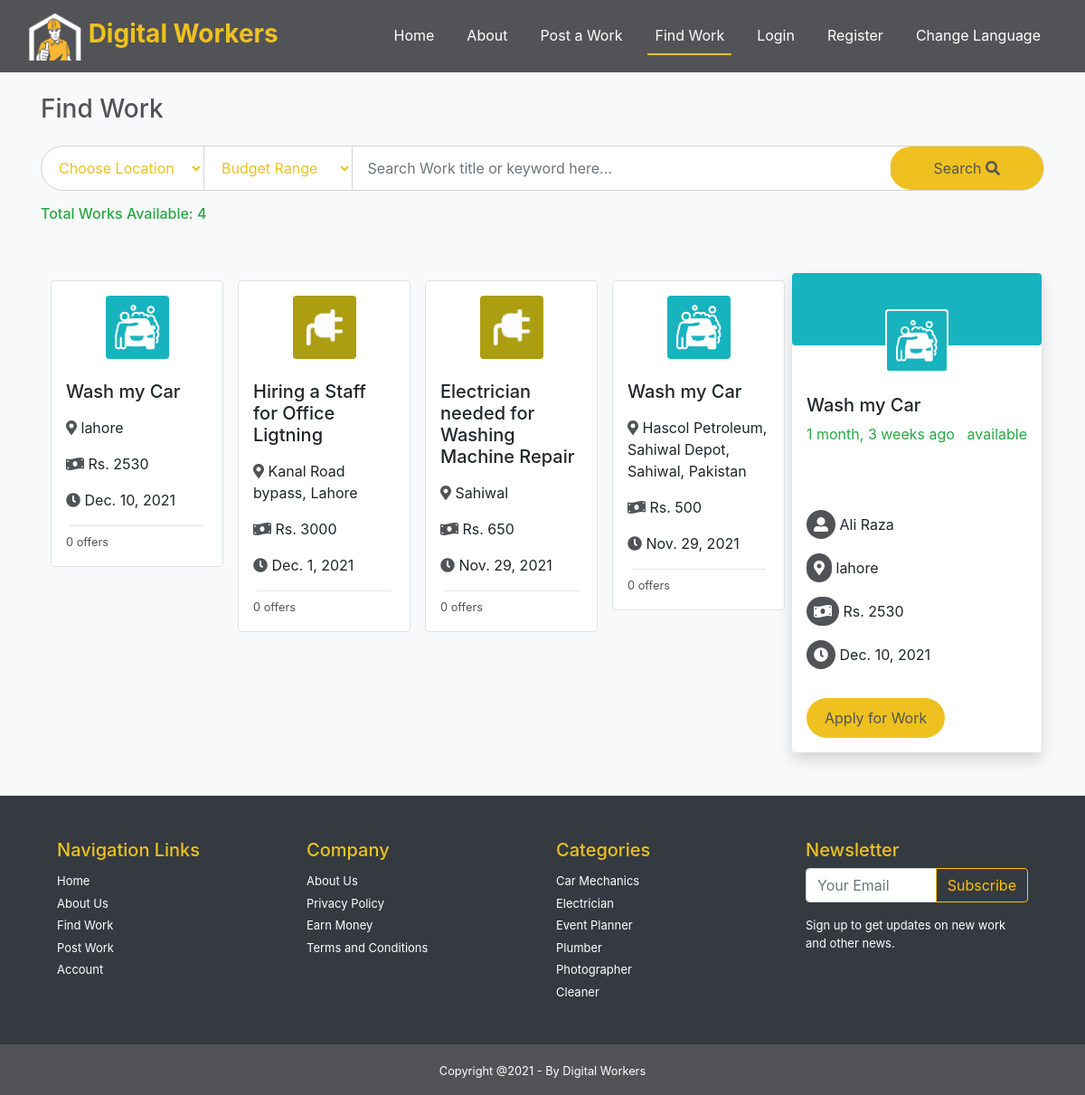
Screenshot of /find-work with the database file from the repository.
### Buyer/models.py (models this page shows, shortened)
class Work(models.Model):
    id = models.BigAutoField(primary_key=True)
    title = models.CharField(max_length=120, null=False)
    budget = models.IntegerField( null=True)
    deadline = models.DateTimeField( null=True)
    location = models.CharField(max_length=120, null=True)
    description = models.TextField( null=True)
    service = models.ForeignKey(Service, on_delete=models.CASCADE, null=True)
    posted_by=models.ForeignKey(settings.AUTH_USER_MODEL, on_delete=models.CASCADE, null=True)
    posted_at=models.DateTimeField(auto_now_add=True)
    status=models.CharField(max_length=60, null=True, default='available')

### Home/models.py (models this page shows, shortened)
class Service(models.Model):
    id = models.BigAutoField(primary_key=True)
    name = models.CharField( max_length=120, null=False, unique=True)
    image = models.ImageField(null=True, upload_to="icons/")
    is_active = models.BooleanField(default=True)
    created_at = models.DateTimeField(auto_now_add=True)

class User(AbstractBaseUser):
    id = models.BigAutoField(primary_key=True)
    name = models.CharField(max_length=30, blank=True)
    email = models.EmailField(max_length=60, unique=True, blank=False)
    date_joined =models.DateTimeField(auto_now_add=True)
    last_login =models.DateTimeField(auto_now=True,blank=True)
    is_admin = BooleanField(default=False)
    is_active = BooleanField(default=True)
    is_staff = BooleanField(default=False)
    is_superuser = BooleanField(default=False)
    role = models.CharField(max_length=30, default='User', blank=True)
    USERNAME_FIELD = 'email'
    REQUIRED_FIELDS= [ 'name','role']
    objects  = MyUserManager()

### Home/views.py (the view, shortened to what this page needs)
# urls.py: path('find-work', views.find_work, name="find_work"),
def find_work(request):
    work_list=Work.objects.filter(status="available").annotate(offer_count=Count('offer')).order_by('-posted_at')
    page = request.GET.get('page', 1)
    paginator = Paginator(work_list, 8)
    try:
        works = paginator.page(page)
    except PageNotAnInteger:
        works = paginator.page(1)
    except EmptyPage:
        works = paginator.page(paginator.num_pages)
    if request.user.is_authenticated:
        offers=Offer.objects.filter(offer_by=request.user).values_list('work_id', flat=True)
    else:
        offers=Offer.objects.filter(offer_by=0).values_list('work_id', flat=True)
    context={
        "works":works,
        "work_offers":offers
    }
    return render(request,"find_work.html",context)

### templates/find_work.html (shortened to what this page needs)
{% extends 'layout.html' %}
{% block find_work %}active{% endblock find_work %}
{% load static %}
{% block body %}
<body class="bg-light">
  <div class="container ">
    <section class="works">
      <h3 class="text-gray  my-4">Find Work </h3>
        <form action="search" method="get">
        <div class="input-group mb-3 search-bg">
            <div class="input-group-append">
                <select name="location" required  class="text-yellow px-3 search-select" >
                    <option value="">Choose Location</option>
                </select>
            </div>
            <div class="input-group-append">
                <select name="budget" value="{{request.GET.budget}}" required class="text-yellow px-3 search-select" >
                    <option value="">Budget Range</option>
                </select>
            </div>
            <input type="text"name="query" value="{{request.GET.query}}"class="form-control search-input py-4" required placeholder=" Search Work title or keyword here..." aria-label="Recipient's username" aria-describedby="basic-addon2">
            <div class="input-group-append">
            <button class="btn-yellow px-5 search-btn" type="submit">Search <i class="fas fa-search"></i></button></form>
            </div>
                {% if works %}
                    <h6 class="text-success">Total Works Available: {{works|length}}</h6>
                {% else %}
                    <h6 class="text-danger ">Results not found <a href="{% url 'find_work' %}">Show all</a></h6>
                {% endif %}
    </section><br> <br>
        <div class="row mx-5">
            <div class="col-md-9">
                <div class="row">
                    {% for work in works %}
                    <div class="col-lg-4 col-xl-3 col-md-6 p-2 ">
                        <div class="work-box p-3  bg-white rounded border" id="work-box" onclick="detailbox('{{work.id}}')" >
                        <img src="../media/{{work.service.image}}" class="bg-{{work.service.name}} p-2 rounded mx-auto d-block" width="70" alt="work_icon" srcset="">
                        <h5 class="mt-4">{{work.title}}</h5>
                        <div class="inner-box text-small mt-3">
                            <p ><i class="fas fa-map-marker-alt text-gray"></i> {{work.location}}</p>
                            <p><i class="fas fa-money-bill-wave text-gray"></i> Rs. {{work.budget}}</p>
                            <p><i class="fas fa-clock text-gray"></i> {{work.deadline.date}}</p> <hr class="p-0 m-1">
                            <small class="text-gray">{{work.offer_count}} offers</small>
                        </div>
                        </div>
                    </div>{% endfor %}
                </div>
            </div>
            {% if works.0 %}
            <div class=" col-md-3 detail-box bg-white rounded shadow p-0" id="detailbox">
                    <img src="../media/{{works.0.service.image}}" class="bg-{{works.0.service.name}} p-2 rounded mx-auto d-block" style="border: 2px solid white; margin-top:-40px" width="70" alt="work_icon" srcset="">
                    <h5 class="mt-4 pl-3" >{{works.0.title}}</h5>
                    <p class="text-success px-3">
                    <span class="float-left">{{works.0.posted_at|timesince}} ago </span><span class="float-right">{{works.0.status}}</span> </p>
                    <div class="inner-box text-small mt-3 p-3  "><br>
                        <small>{{work.0.description}}</small> <br> <br>
                        <p><i class="fas fa-user-alt text-white bg-gray rounded-30 p-2"></i> {{works.0.posted_by.name}}</p>
                        <p ><i class="fas fa-map-marker-alt text-white bg-gray rounded-30 p-2"></i> {{works.0.location}}</p>
                        <p><i class="fas fa-money-bill-wave text-white bg-gray rounded-30 p-2"></i> Rs. {{works.0.budget}}</p>
                        <p><i class="fas fa-clock text-white bg-gray rounded-30 p-2"></i> {{works.0.deadline.date}}</p>
                    </div>
                    {% if works.0.id in work_offers %} <h6 class="text-danger text-center">Already Applied!</h6>
                    {% else %}
                        <button class="btn-yellow mx-3" onclick="chkapply('{{works.0.id}}','{{works.0.title}}','{{works.0.description}}','{{works.0.budget}}','{{works.0.deadline.date}}','{{works.0.location}}','{{works.0.posted_by.id}}')" id='apply-btn'>Apply for Work</button>
                        {% endif %}
            </div>
            {% endif %}
        </div>
        <br><br>
{% endblock body %}

### static/css/style.css (style rules this page uses)
html,body { margin:0; padding:0; overflow-x:hidden; }
.bg-gray { background-color: #525356; }
.text-gray { color: #525356; }
.text-yellow { color: #EEC120; }
.rounded-30 { border-radius: 30px; }
.btn-yellow { padding: 10px 20px; border: none; border-radius: 30px; color: #525356; background-color: #EEC120; }
.search-bg { background: white; padding: 0px; border: 1px solid lightgray; border-radius: 30px; }
.search-select { border: 0px; border-right: 1px solid lightgray; border-radius: 1px; background: transparent; }
.search-input { border: 0px !important; border-radius: 1px !important; background: transparent; }
.search-btn { padding: 10px !important; border-radius: 30px !important; }
.bg-Electrician { background:#AC9D11 }
.bg-Car { background:#17B3BE }

### rows the page displays
Work: service.image (picture), title "Wash my Car", location "lahore", budget "2530", deadline "Dec. 10, 2021", offer_count "0", posted_at "1 month, 3 weeks", status "available", posted_by.name "Ali Raza"
Work: service.image (picture), title "Hiring a Staff for Office Ligtning", location "Kanal Road bypass, Lahore", budget "3000", deadline "Dec. 1, 2021", offer_count "0"
Work: service.image (picture), title "Electrician needed for Washing Machine Repair", location "Sahiwal", budget "650", deadline "Nov. 29, 2021", offer_count "0"
Work: service.image (picture), title "Wash my Car", location "Hascol Petroleum, Sahiwal Depot, Sahiwal, Pakistan", budget "500", deadline "Nov. 29, 2021", offer_count "0"

### other values shown
{{ works|length }} "4"
